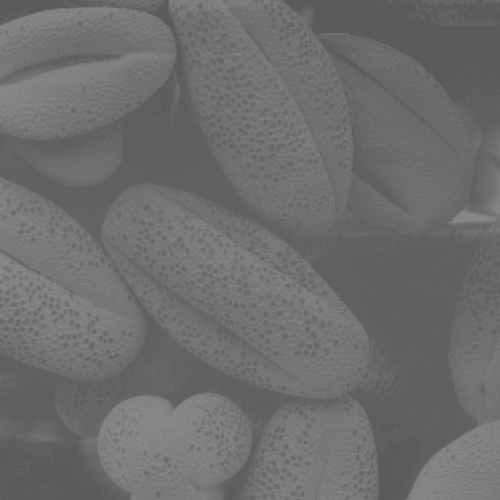
#> input picture CVDL/input.tif, 500 x 500 px
$ jupyter execute CVDL_Practical_3_.ipynb
#> lines starting #> are read from the running program, lines starting #| are printed output that depends on the picture; after the words box and inside, x2 and y2 are one past the last pixel; in counts of white or black regions, pixels touching at a corner belong together
# Computer Vision Using Deep Learning - Practical 3

[cell 1]
import cv2
import os
from google.colab.patches import cv2_imshow
import matplotlib.pyplot as plt
import numpy as np

image_path = 'input.tif'

if os.path.exists(image_path):

    original_image = cv2.imread(image_path, cv2.IMREAD_GRAYSCALE)
#> original_image is the input picture: shape (500, 500); min 91, max 138, mean 109.1

    if original_image is not None:
        print("Original Grayscale Image:")
        cv2_imshow(original_image)
    else:
        print(f"Failed to read image at {image_path}")
else:
    print(f"File not found: {image_path}")

***HISTOGRAM EQUALIZATION***

[cell 2]
hist = [0] * 256
rows, cols = original_image.shape
#> rows = 500; cols = 500

for i in range(rows):
    for j in range(cols):
        pixel_val = original_image[i, j]
        hist[pixel_val] += 1
#> after the loop, hist = 256 values, max 19078 at index 96, min 0 at index 0, mean 976.6

plt.bar(range(256), hist, color='gray')
plt.title("Original Histogram")
plt.xlabel("Pixel Intensity")
plt.ylabel("Frequency")
plt.show()
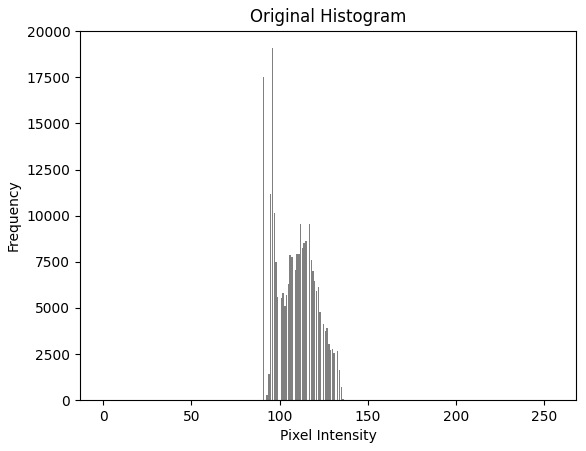
#> figure drawn by matplotlib, 1 panel; tallest bar 19078 high, from x = 95.6 to 96.4

[cell 3]
cdf = [0] * 256
cdf[0] = hist[0]
for i in range(1, 256):
    cdf[i] = cdf[i - 1] + hist[i]
#> after the loop, cdf = 256 values from 0 to 250000

cdf_min = min(val for val in cdf if val > 0)
#> cdf_min = 17496
total_pixels = rows * cols
#> total_pixels = 250000

normalized_cdf = [0] * 256
for i in range(256):
    normalized_cdf[i] = round((cdf[i] - cdf_min) / (total_pixels - cdf_min) * 255)
#> after the loop, normalized_cdf = 256 values from -19 to 255

[cell 4]
equalized_image = np.zeros_like(original_image)

for i in range(rows):
    for j in range(cols):
        equalized_image[i, j] = normalized_cdf[original_image[i, j]]
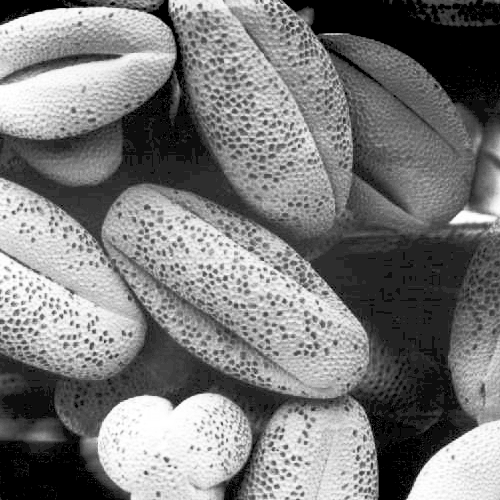
#> equalized_image: shape (500, 500); min 0, max 255, mean 122.7

print("Equalized Image:")
cv2_imshow(equalized_image)

[cell 5]
equalized_hist = [0] * 256
for i in range(rows):
    for j in range(cols):
        equalized_hist[equalized_image[i, j]] += 1

plt.bar(range(256), equalized_hist, color='gray')
plt.title("Equalized Histogram")
plt.xlabel("Pixel Intensity")
plt.ylabel("Frequency")
plt.show()
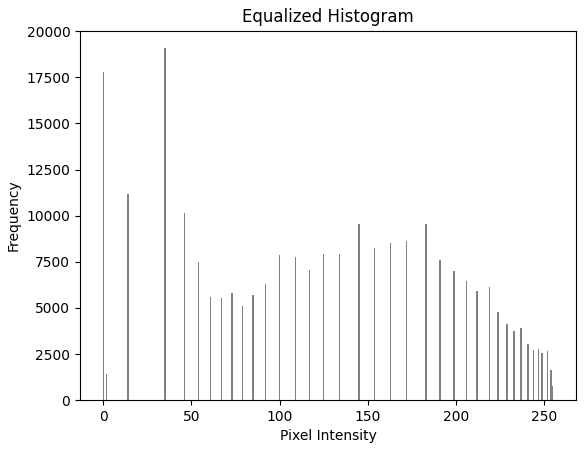
#> figure drawn by matplotlib, 1 panel; tallest bar 19078 high, from x = 34.6 to 35.4

***BIT PLANE SLICING***

[cell 6]
import cv2
import numpy as np
import matplotlib.pyplot as plt

img = cv2.imread('input.tif', cv2.IMREAD_GRAYSCALE)

bit_planes = []

plt.figure(figsize=(12, 9))

plt.subplot(3, 4, 1)
plt.imshow(img, cmap='gray')
plt.title('Original')
plt.axis('off')

for i in range(8):
    bit_mask = 1 << i
    bit_plane = cv2.bitwise_and(img, bit_mask)
    bit_plane_vis = np.where(bit_plane > 0, 255, 0).astype(np.uint8)
    bit_planes.append(bit_plane_vis)

    plt.subplot(3, 4, i + 2)
    plt.imshow(bit_plane_vis, cmap='gray')
    plt.title(f'Bit Plane {i}')
    plt.axis('off')
#> this loop made 8 passes
#> pass 1, `bit_plane = cv2.bitwise_and(img, bit_mask)`:
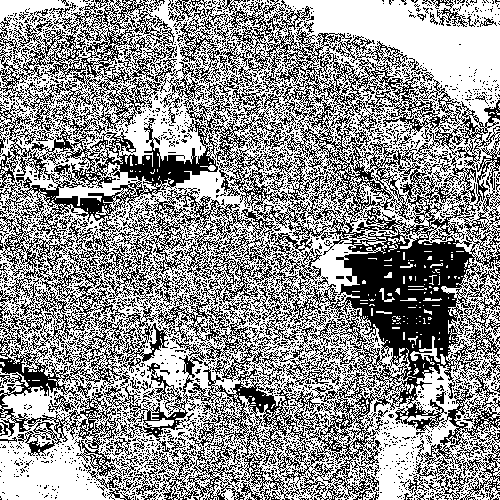
#> bit_plane: shape (500, 500); values 0 (black) and 1 (white), 58.1% white; black in thin lines or dots
#> pass 2, `bit_plane = cv2.bitwise_and(img, bit_mask)`:
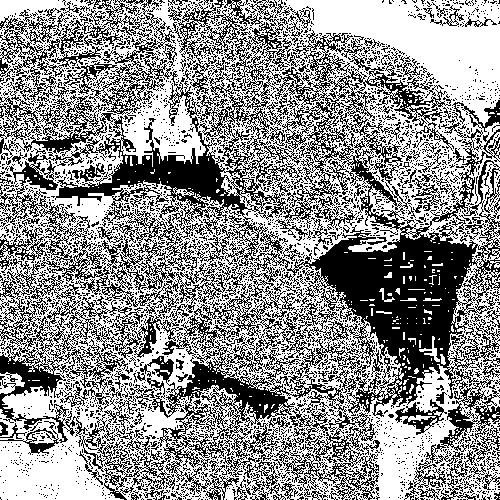
#> bit_plane: shape (500, 500); values 0 (black) and 2 (white), 57.5% white; 2947 black regions (2778 under 20 px), largest, box (x1, y1, x2, y2) and area: (0, 0, 500, 500) 86842, (395, 399, 447, 435) 598, (250, 462, 298, 500) 487
#> after the loop, bit_planes = 8 items

reconstructed = np.zeros_like(img)
for i in range(8):
    reconstructed += (bit_planes[i] // 255) * (1 << i)
#> this loop made 8 passes
#> pass 2, `reconstructed += (bit_planes[i] // 255) * (1 << i)`:
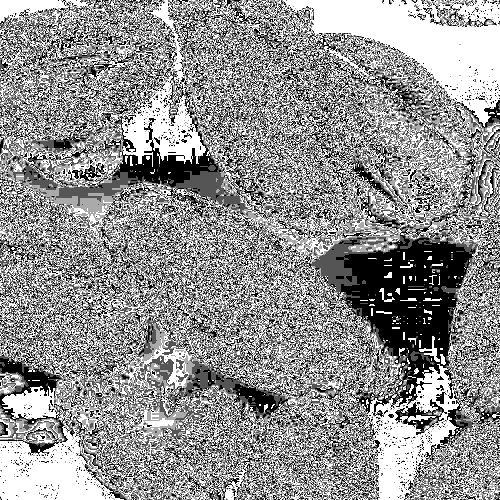
#> reconstructed: shape (500, 500); min 0, max 3, mean 1.73; drawn with min black and max white
#> pass 3, `reconstructed += (bit_planes[i] // 255) * (1 << i)`:
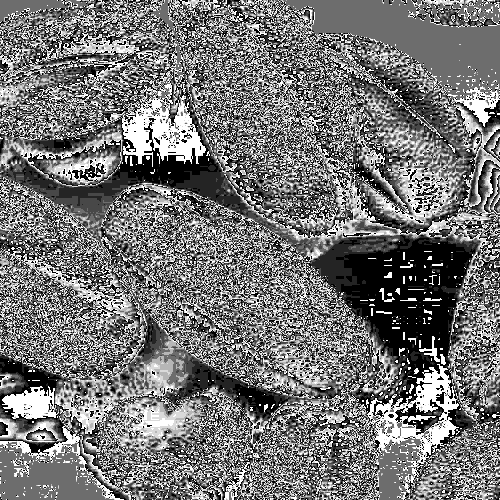
#> reconstructed: shape (500, 500); min 0, max 7, mean 3.22; drawn with min black and max white

plt.subplot(3, 4, 10)
plt.imshow(reconstructed, cmap='gray')
plt.title('ReDesigned')
plt.axis('off')

plt.tight_layout()
plt.show()
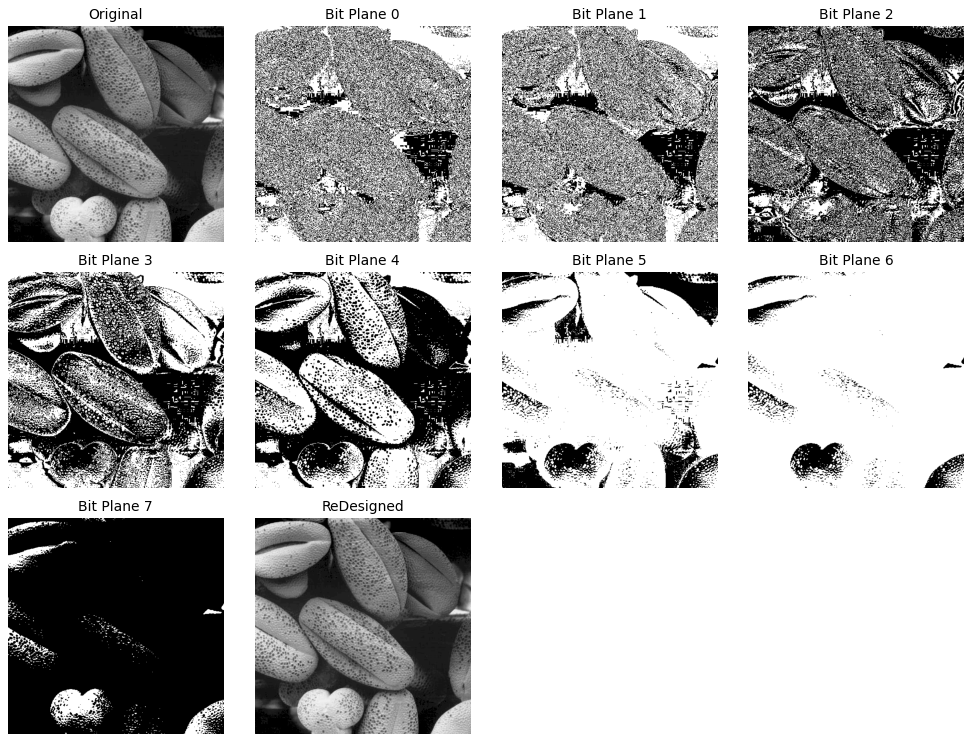
#> figure drawn by matplotlib, 10 panels
